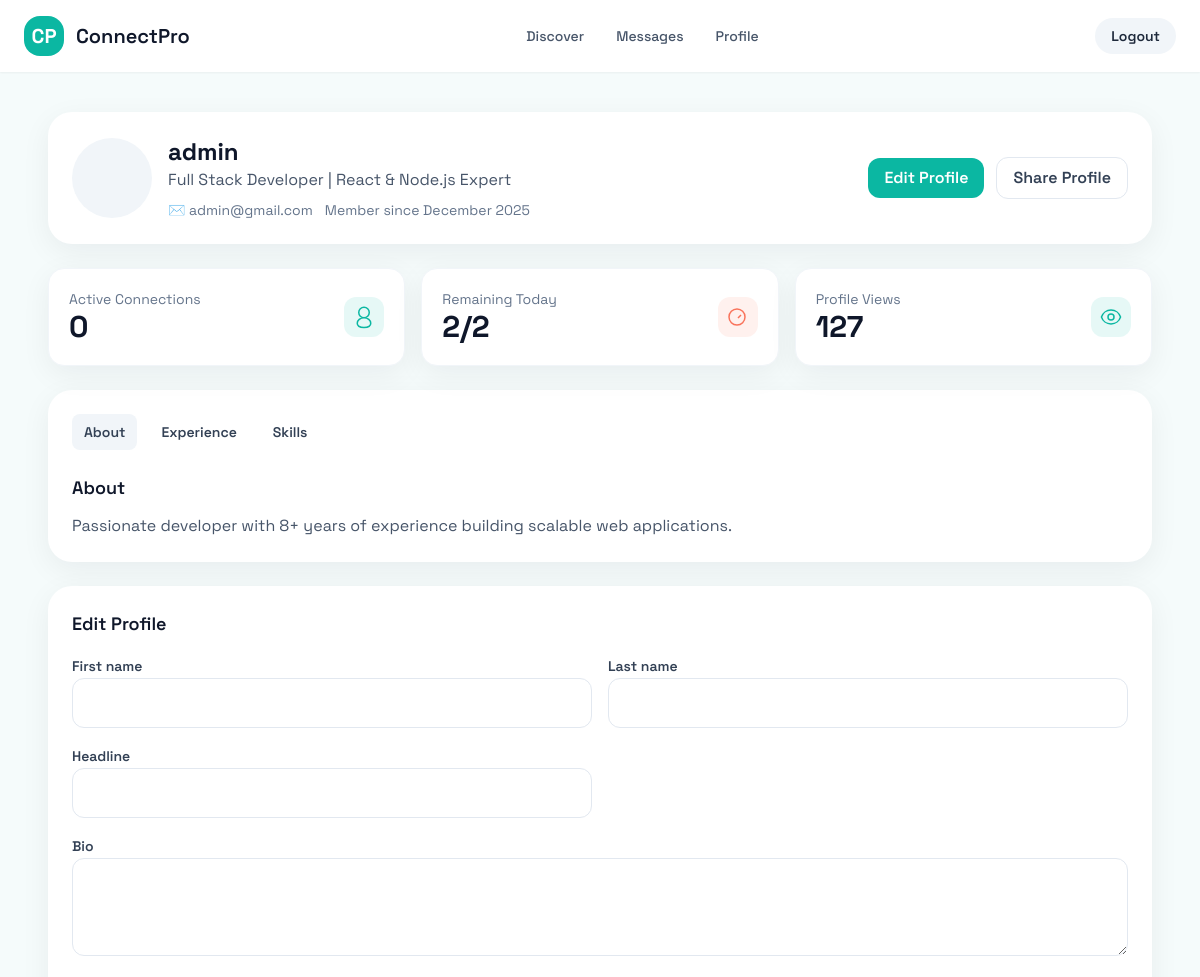
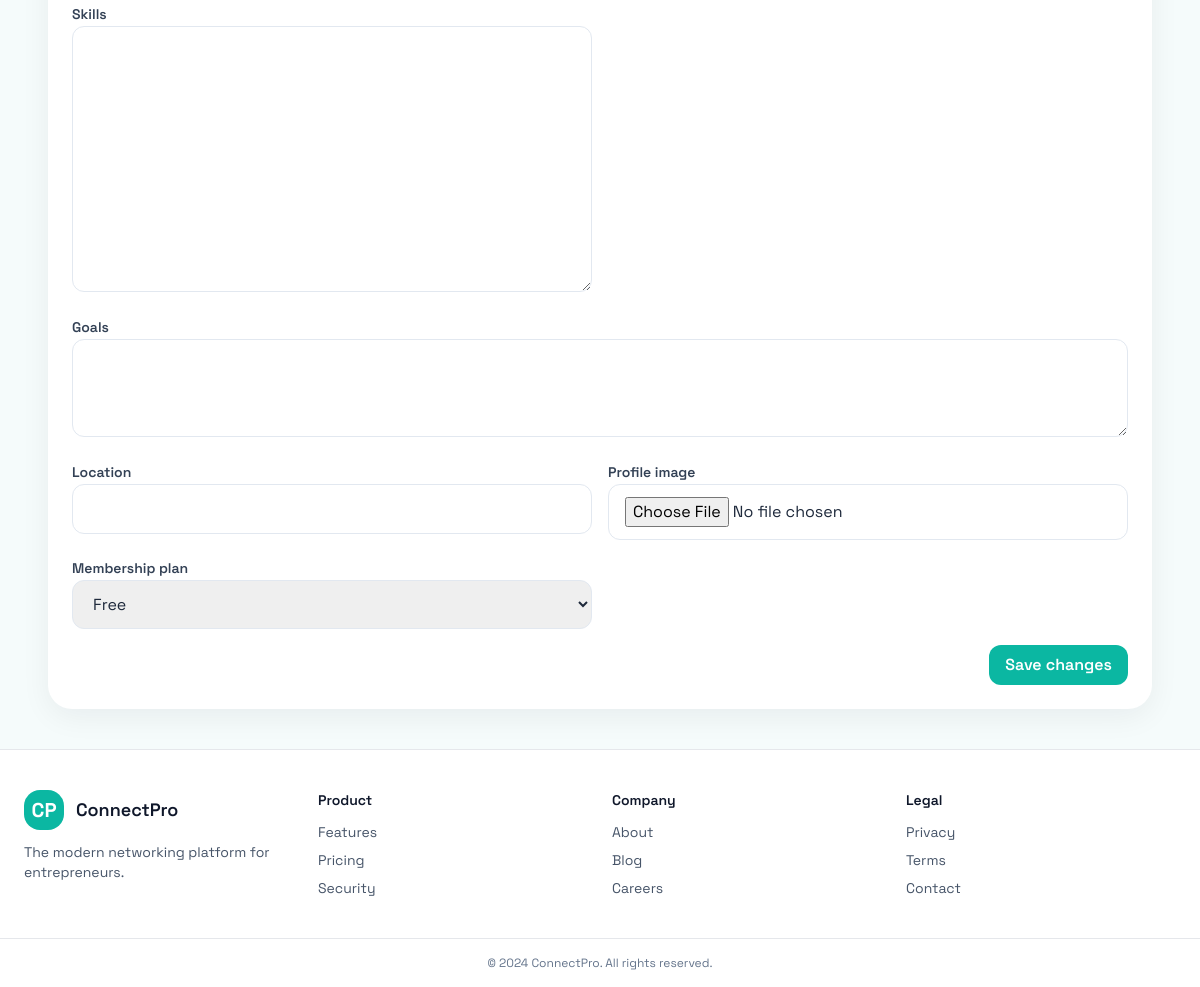
Screenshot of /profile/ (signed in) with the database file from the repository (2 pictures, top to bottom).
### social/models.py (models this page shows)
class User(AbstractUser):
    ROLE_CLIENT = 'client'
    ROLE_DEVELOPER = 'developer'
    ROLE_CHOICES = [
        (ROLE_CLIENT, 'Client'),
        (ROLE_DEVELOPER, 'Developer'),
    ]
    PLAN_FREE = 'free'
    PLAN_PLUS = 'plus'
    PLAN_PRO = 'pro'
    PLAN_CHOICES = [
        (PLAN_FREE, 'Free'),
        (PLAN_PLUS, 'Plus'),
        (PLAN_PRO, 'Pro'),
    ]
    role = models.CharField(max_length=20, choices=ROLE_CHOICES)
    headline = models.CharField(max_length=255, blank=True)
    bio = models.TextField(blank=True)
    skills = models.TextField(blank=True, help_text="Comma-separated list of skills")
    goals = models.TextField(blank=True)
    location = models.CharField(max_length=255, blank=True)
    profile_image = models.ImageField(upload_to='profiles/', blank=True, null=True)
    membership_plan = models.CharField(max_length=20, choices=PLAN_CHOICES, default=PLAN_FREE)
    profile_views = models.PositiveIntegerField(default=0)
    REQUIRED_FIELDS = ['email', 'role']
    @property
    def connection_limit(self):
        limits = {
            self.PLAN_FREE: 2,
            self.PLAN_PLUS: 5,
            self.PLAN_PRO: None,
        }
        return limits.get(self.membership_plan)
    @property
    def remaining_connections_today(self):
        limit = self.connection_limit
        if limit is None:
            return None
        today = timezone.now().date()
        used = Connection.objects.filter(requester=self, created_at__date=today).count()
        return max(limit - used, 0)
    def active_connections_count(self):
        return Connection.objects.filter(
            (models.Q(requester=self) | models.Q(receiver=self)),
            status=Connection.STATUS_ACCEPTED,
        ).count()
    def skills_list(self):
        return [skill.strip() for skill in self.skills.split(',') if skill.strip()]

### social/views.py (the view)
# urls.py: path('profile/', views.profile, name='profile'),
@login_required
def profile(request, username=None):
    profile_user = request.user
    if username and username != request.user.username:
        profile_user = get_object_or_404(User, username=username)
    can_edit = profile_user == request.user
    form = ProfileForm(instance=profile_user)
    if request.method == 'POST' and can_edit:
        form = ProfileForm(request.POST, request.FILES, instance=profile_user)
        if form.is_valid():
            form.save()
            messages.success(request, 'Profile updated.')
            return redirect('profile')
    context = {
        'profile_user': profile_user,
        'form': form,
        'active_connections': profile_user.active_connections_count(),
        'remaining': profile_user.remaining_connections_today,
        'experiences': profile_user.experiences.all(),
    }
    return render(request, 'profile.html', context)

### social/forms.py
class ProfileForm(forms.ModelForm):
    class Meta:
        model = User
        fields = [
            'first_name',
            'last_name',
            'headline',
            'bio',
            'skills',
            'goals',
            'location',
            'profile_image',
            'membership_plan',
        ]
        widgets = {
            'bio': forms.Textarea(attrs={'rows': 3}),
            'goals': forms.Textarea(attrs={'rows': 3}),
        }
    def __init__(self, *args, **kwargs):
        super().__init__(*args, **kwargs)
        for field_name, field in self.fields.items():
            field.widget.attrs.update(
                {
                    'class': 'w-full rounded-xl border border-slate-200 px-4 py-3 focus:outline-none focus:ring-2 focus:ring-teal-500',
                }
            )
        self.fields['profile_image'].widget.attrs.pop('class', None)
        self.fields['profile_image'].widget = forms.ClearableFileInput(
            attrs={'class': 'w-full rounded-xl border border-slate-200 px-4 py-3 bg-white'}
        )

### templates/profile.html (shortened to what this page needs)
{% extends "base.html" %}
{% block content %}
<div class="max-w-6xl mx-auto px-6 py-10 space-y-6">
  <div class="bg-white rounded-3xl shadow-card p-6 flex flex-col md:flex-row md:items-center md:justify-between">
    <div class="flex items-center space-x-4">
      <div class="w-20 h-20 rounded-full bg-slate-100 flex items-center justify-center text-2xl text-slate-400 overflow-hidden">
      </div>
      <div>
        <h1 class="text-2xl font-bold text-slate-900">{{ profile_user.get_full_name|default:profile_user.username }}</h1>
        <p class="text-slate-600">{{ profile_user.headline|default:"Full Stack Developer | React & Node.js Expert" }}</p>
        <div class="flex flex-wrap items-center gap-3 text-sm text-slate-500 mt-2">
          {% if profile_user.email %}<span>✉️ {{ profile_user.email }}</span>{% endif %}
          <span>Member since {{ profile_user.date_joined|date:"F Y" }}</span>
        </div>
      </div>
    </div>
    <div class="flex items-center gap-3 mt-4 md:mt-0">
      {% if profile_user == user %}
      <a href="#edit-profile" class="px-4 py-2 rounded-xl bg-teal-500 text-white font-semibold hover:bg-teal-600">Edit Profile</a>
      {% endif %}
      <button class="px-4 py-2 rounded-xl border border-slate-200 font-semibold text-slate-700 hover:border-slate-300">Share Profile</button>
    </div>
  </div>
  <div class="grid md:grid-cols-3 gap-4">
    <div class="bg-white rounded-2xl shadow-card p-5 flex items-center justify-between border border-slate-100">
      <div>
        <p class="text-sm text-slate-500">Active Connections</p>
        <p class="text-3xl font-bold text-slate-900">{{ active_connections }}</p>
      </div>
      <div class="w-10 h-10 rounded-xl bg-teal-500/10 text-teal-500 flex items-center justify-center">
      </div>
    </div>
    <div class="bg-white rounded-2xl shadow-card p-5 flex items-center justify-between border border-slate-100">
      <div>
        <p class="text-sm text-slate-500">Remaining Today</p>
        <p class="text-3xl font-bold text-slate-900">{% if remaining is None %}∞{% else %}{{ remaining }}/{{ profile_user.connection_limit }}{% endif %}</p>
      </div>
      <div class="w-10 h-10 rounded-xl bg-coral/10 text-coral flex items-center justify-center">
        <svg class="w-6 h-6" fill="none" stroke="currentColor" viewBox="0 0 24 24"><path stroke-width="1.5" d="M16 8h.01M12 13l3-3m4 2c0 4.418-3.582 8-8 8s-8-3.582-8-8 3.582-8 8-8 8 3.582 8 8Z"/></svg>
      </div>
    </div>
    <div class="bg-white rounded-2xl shadow-card p-5 flex items-center justify-between border border-slate-100">
      <div>
        <p class="text-sm text-slate-500">Profile Views</p>
        <p class="text-3xl font-bold text-slate-900">{{ profile_user.profile_views|default:127 }}</p>
      </div>
      <div class="w-10 h-10 rounded-xl bg-teal-500/10 text-teal-500 flex items-center justify-center">
        <svg class="w-6 h-6" fill="none" stroke="currentColor" viewBox="0 0 24 24"><path stroke-width="1.5" d="M2.458 12C3.732 7.943 7.523 5 12 5c4.477 0 8.268 2.943 9.542 7-1.274 4.057-5.065 7-9.542 7-4.477 0-8.268-2.943-9.542-7Z"/><path stroke-width="1.5" d="M15 12a3 3 0 1 1-6 0 3 3 0 0 1 6 0Z"/></svg>
      </div>
    </div>
  </div>
  <div class="bg-white rounded-3xl shadow-card p-6">
    <div class="flex items-center space-x-3 mb-6">
      <button id="tab-about" class="tab-button px-3 py-2 rounded-lg bg-slate-100 text-sm font-semibold text-slate-700">About</button>
      <button id="tab-experience" class="tab-button px-3 py-2 rounded-lg text-sm font-semibold text-slate-700">Experience</button>
      <button id="tab-skills" class="tab-button px-3 py-2 rounded-lg text-sm font-semibold text-slate-700">Skills</button>
    </div>
    <div id="panel-about" class="space-y-3">
      <h3 class="text-lg font-semibold text-slate-900">About</h3>
      <p class="text-slate-600">{{ profile_user.bio|default:"Passionate developer with 8+ years of experience building scalable web applications." }}</p>
    </div>
  </div>
  {% if profile_user == user %}
  <div id="edit-profile" class="bg-white rounded-3xl shadow-card p-6">
    <h3 class="text-lg font-semibold text-slate-900 mb-4">Edit Profile</h3>
    <form method="post" enctype="multipart/form-data" class="grid md:grid-cols-2 gap-4">
      {% for field in form.visible_fields %}
        <div class="{% if field.name in 'bio goals' %}md:col-span-2{% endif %}">
          <label class="text-sm font-semibold text-slate-700">{{ field.label }}</label>
          {{ field }}
        </div>
      {% endfor %}
      <div class="md:col-span-2 flex justify-end">
        <button type="submit" class="px-4 py-2 rounded-xl bg-teal-500 text-white font-semibold hover:bg-teal-600">Save changes</button>
      </div>
    </form>
  </div>
  {% endif %}
</div>
{% endblock %}

### static/css/custom.css (style rules this page uses)
body { font-feature-settings: 'liga' 1, 'kern' 1; }

### rows the page displays
User: get_full_name "admin", headline|React "Full Stack Developer | React & Node.js Expert", email "admin@gmail.com", date_joined "December 2025", connection_limit "2", profile_views "127", bio "Passionate developer with 8+ years of experience building scalable web applications.", visible_fields "Free"

### other values shown
{{ active_connections }} "0"
{{ remaining }} "2"
{{ field.label }} "First name" "Last name" "Headline" "Bio" "Skills" "Goals" "Location" "Profile image" "Membership plan"
